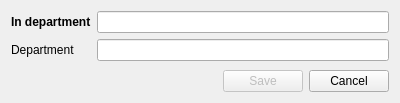
<?xml version="1.0" encoding="UTF-8"?>
<ui version="4.0">
 <class>DepartmentEditDialog</class>
 <widget class="QDialog" name="DepartmentEditDialog">
  <property name="windowModality">
   <enum>Qt::ApplicationModal</enum>
  </property>
  <property name="geometry">
   <rect>
    <x>0</x>
    <y>0</y>
    <width>400</width>
    <height>103</height>
   </rect>
  </property>
  <property name="sizePolicy">
   <sizepolicy hsizetype="Minimum" vsizetype="Fixed">
    <horstretch>0</horstretch>
    <verstretch>0</verstretch>
   </sizepolicy>
  </property>
  <property name="minimumSize">
   <size>
    <width>400</width>
    <height>0</height>
   </size>
  </property>
  <property name="windowTitle">
   <string>Renaming department</string>
  </property>
  <property name="modal">
   <bool>true</bool>
  </property>
  <layout class="QVBoxLayout" name="verticalLayout">
   <item>
    <layout class="QFormLayout" name="formLayout">
     <item row="1" column="0">
      <widget class="QLabel" name="label">
       <property name="text">
        <string>Department</string>
       </property>
      </widget>
     </item>
     <item row="1" column="1">
      <widget class="QLineEdit" name="nameEdit"/>
     </item>
     <item row="0" column="0">
      <widget class="QLabel" name="label_2">
       <property name="font">
        <font>
         <weight>75</weight>
         <bold>true</bold>
        </font>
       </property>
       <property name="text">
        <string>In department</string>
       </property>
      </widget>
     </item>
     <item row="0" column="1">
      <widget class="QLineEdit" name="parentNameEditRO">
       <property name="focusPolicy">
        <enum>Qt::NoFocus</enum>
       </property>
       <property name="readOnly">
        <bool>true</bool>
       </property>
      </widget>
     </item>
    </layout>
   </item>
   <item>
    <layout class="QHBoxLayout" name="horizontalLayout">
     <item>
      <spacer name="horizontalSpacer">
       <property name="orientation">
        <enum>Qt::Horizontal</enum>
       </property>
       <property name="sizeHint" stdset="0">
        <size>
         <width>40</width>
         <height>20</height>
        </size>
       </property>
      </spacer>
     </item>
     <item>
      <widget class="QPushButton" name="saveButton">
       <property name="enabled">
        <bool>false</bool>
       </property>
       <property name="text">
        <string>Save</string>
       </property>
      </widget>
     </item>
     <item>
      <widget class="QPushButton" name="cancelButton">
       <property name="text">
        <string>Cancel</string>
       </property>
      </widget>
     </item>
    </layout>
   </item>
  </layout>
 </widget>
 <tabstops>
  <tabstop>nameEdit</tabstop>
  <tabstop>saveButton</tabstop>
  <tabstop>cancelButton</tabstop>
 </tabstops>
 <resources/>
 <connections/>
</ui>
